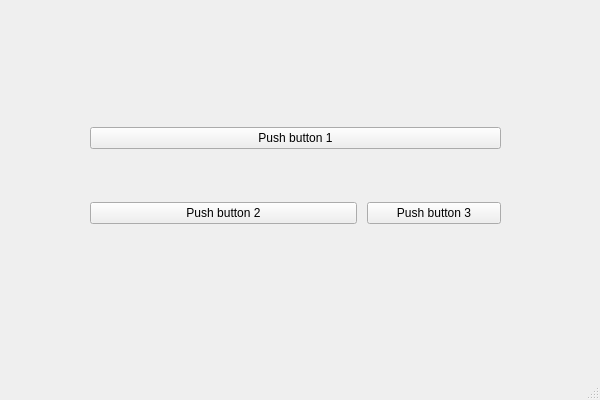
<?xml version="1.0" encoding="UTF-8"?>
<ui version="4.0">
 <class>main_window</class>
 <widget class="QMainWindow" name="main_window">
  <property name="geometry">
   <rect>
    <x>0</x>
    <y>0</y>
    <width>600</width>
    <height>400</height>
   </rect>
  </property>
  <property name="windowTitle">
   <string>Main Window</string>
  </property>
  <widget class="QWidget" name="central_widget">
   <widget class="QWidget" name="gridLayoutWidget">
    <property name="geometry">
     <rect>
      <x>90</x>
      <y>80</y>
      <width>411</width>
      <height>191</height>
     </rect>
    </property>
    <layout class="QGridLayout" name="grid_layout_1" columnstretch="2,1" columnminimumwidth="0,0">
     <property name="horizontalSpacing">
      <number>10</number>
     </property>
     <item row="1" column="0">
      <widget class="QPushButton" name="push_button_2">
       <property name="text">
        <string>Push button 2</string>
       </property>
      </widget>
     </item>
     <item row="1" column="1">
      <widget class="QPushButton" name="push_button_3">
       <property name="text">
        <string>Push button 3</string>
       </property>
      </widget>
     </item>
     <item row="0" column="0" colspan="2">
      <widget class="QPushButton" name="push_button_1">
       <property name="text">
        <string>Push button 1</string>
       </property>
      </widget>
     </item>
    </layout>
   </widget>
  </widget>
  <widget class="QMenuBar" name="menu_bar">
   <property name="geometry">
    <rect>
     <x>0</x>
     <y>0</y>
     <width>600</width>
     <height>21</height>
    </rect>
   </property>
  </widget>
  <widget class="QStatusBar" name="status_bar"/>
 </widget>
 <resources/>
 <connections/>
</ui>
